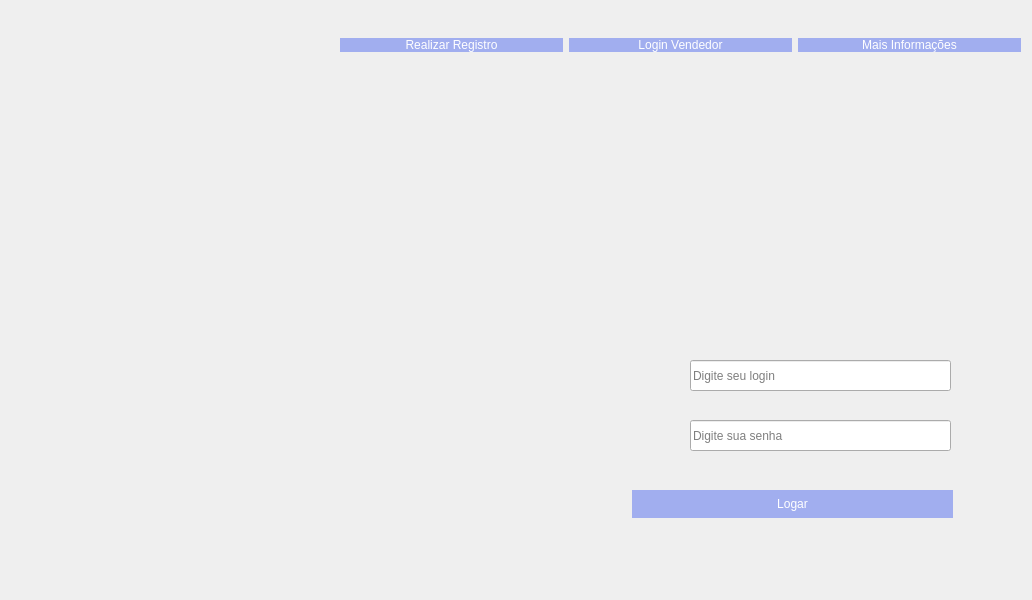
<?xml version="1.0" encoding="UTF-8"?>
<ui version="4.0">
 <class>Dialog</class>
 <widget class="QDialog" name="Dialog">
  <property name="geometry">
   <rect>
    <x>0</x>
    <y>0</y>
    <width>1032</width>
    <height>600</height>
   </rect>
  </property>
  <property name="windowTitle">
   <string>Dialog</string>
  </property>
  <widget class="QLabel" name="label">
   <property name="enabled">
    <bool>true</bool>
   </property>
   <property name="geometry">
    <rect>
     <x>-10</x>
     <y>-90</y>
     <width>1041</width>
     <height>691</height>
    </rect>
   </property>
   <property name="autoFillBackground">
    <bool>false</bool>
   </property>
   <property name="text">
    <string/>
   </property>
   <property name="textFormat">
    <enum>Qt::AutoText</enum>
   </property>
   <property name="pixmap">
    <pixmap>Background.png</pixmap>
   </property>
   <property name="scaledContents">
    <bool>true</bool>
   </property>
  </widget>
  <widget class="QLabel" name="label_2">
   <property name="geometry">
    <rect>
     <x>40</x>
     <y>30</y>
     <width>271</width>
     <height>41</height>
    </rect>
   </property>
   <property name="text">
    <string/>
   </property>
   <property name="pixmap">
    <pixmap>logo ILLUSTRIOUSTOCK.png</pixmap>
   </property>
   <property name="scaledContents">
    <bool>true</bool>
   </property>
  </widget>
  <widget class="QWidget" name="horizontalLayoutWidget">
   <property name="geometry">
    <rect>
     <x>340</x>
     <y>10</y>
     <width>681</width>
     <height>71</height>
    </rect>
   </property>
   <layout class="QHBoxLayout" name="horizontalLayout_2">
    <item>
     <widget class="QPushButton" name="pushButton">
      <property name="acceptDrops">
       <bool>false</bool>
      </property>
      <property name="autoFillBackground">
       <bool>false</bool>
      </property>
      <property name="styleSheet">
       <string notr="true">background-color: rgb(161, 174, 239);
color: rgb(255, 255, 255);
border-style: outset;
border-with: 2px;
</string>
      </property>
      <property name="text">
       <string>Realizar Registro</string>
      </property>
      <property name="checkable">
       <bool>false</bool>
      </property>
      <property name="flat">
       <bool>false</bool>
      </property>
     </widget>
    </item>
    <item>
     <widget class="QPushButton" name="pushButton_5">
      <property name="acceptDrops">
       <bool>false</bool>
      </property>
      <property name="autoFillBackground">
       <bool>false</bool>
      </property>
      <property name="styleSheet">
       <string notr="true">background-color: rgb(161, 174, 239);
color: rgb(255, 255, 255);
border-style: outset;
border-with: 2px;
border-radius: 15px;
border-color:black;</string>
      </property>
      <property name="text">
       <string>Login Vendedor</string>
      </property>
      <property name="checkable">
       <bool>false</bool>
      </property>
     </widget>
    </item>
    <item>
     <widget class="QPushButton" name="pushButton_3">
      <property name="styleSheet">
       <string notr="true">background-color: rgb(161, 174, 239);
color: rgb(255, 255, 255);
border-style: outset;
border-with: 2px;
border-radius: 15px;
border-color:black;</string>
      </property>
      <property name="text">
       <string>Mais Informações</string>
      </property>
     </widget>
    </item>
   </layout>
  </widget>
  <widget class="QLabel" name="label_3">
   <property name="geometry">
    <rect>
     <x>710</x>
     <y>160</y>
     <width>181</width>
     <height>171</height>
    </rect>
   </property>
   <property name="text">
    <string/>
   </property>
   <property name="pixmap">
    <pixmap>login_image.png</pixmap>
   </property>
   <property name="scaledContents">
    <bool>true</bool>
   </property>
  </widget>
  <widget class="QLabel" name="label_4">
   <property name="geometry">
    <rect>
     <x>620</x>
     <y>350</y>
     <width>55</width>
     <height>51</height>
    </rect>
   </property>
   <property name="text">
    <string/>
   </property>
   <property name="pixmap">
    <pixmap>id_image.png</pixmap>
   </property>
   <property name="scaledContents">
    <bool>true</bool>
   </property>
  </widget>
  <widget class="QLineEdit" name="lineEdit">
   <property name="geometry">
    <rect>
     <x>690</x>
     <y>360</y>
     <width>261</width>
     <height>31</height>
    </rect>
   </property>
   <property name="styleSheet">
    <string notr="true">border-color: rgb(161, 174, 239);</string>
   </property>
   <property name="placeholderText">
    <string>Digite seu login</string>
   </property>
  </widget>
  <widget class="QLabel" name="label_5">
   <property name="geometry">
    <rect>
     <x>620</x>
     <y>410</y>
     <width>55</width>
     <height>51</height>
    </rect>
   </property>
   <property name="text">
    <string/>
   </property>
   <property name="pixmap">
    <pixmap>senha_image.png</pixmap>
   </property>
   <property name="scaledContents">
    <bool>true</bool>
   </property>
  </widget>
  <widget class="QLineEdit" name="lineEdit_2">
   <property name="geometry">
    <rect>
     <x>690</x>
     <y>420</y>
     <width>261</width>
     <height>31</height>
    </rect>
   </property>
   <property name="styleSheet">
    <string notr="true">border-color: rgb(161, 174, 239);
</string>
   </property>
   <property name="echoMode">
    <enum>QLineEdit::Password</enum>
   </property>
   <property name="placeholderText">
    <string>Digite sua senha</string>
   </property>
  </widget>
  <widget class="QPushButton" name="pushButton_4">
   <property name="geometry">
    <rect>
     <x>632</x>
     <y>490</y>
     <width>321</width>
     <height>28</height>
    </rect>
   </property>
   <property name="styleSheet">
    <string notr="true">background-color: rgb(161, 174, 239);
color: rgb(255, 255, 255);
border-style: outset;
border-with: 2px;
border-radius: 15px;
border-color:black;</string>
   </property>
   <property name="text">
    <string>Logar</string>
   </property>
  </widget>
  <widget class="QLabel" name="label_6">
   <property name="geometry">
    <rect>
     <x>700</x>
     <y>540</y>
     <width>201</width>
     <height>21</height>
    </rect>
   </property>
   <property name="text">
    <string/>
   </property>
  </widget>
 </widget>
 <resources/>
 <connections/>
</ui>
